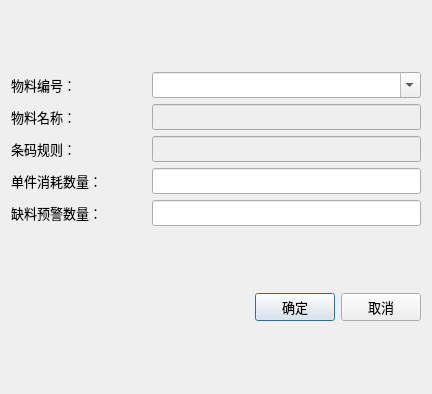
<?xml version="1.0" encoding="UTF-8"?>
<ui version="4.0">
 <class>DialogCraftMaterial</class>
 <widget class="QDialog" name="DialogCraftMaterial">
  <property name="geometry">
   <rect>
    <x>0</x>
    <y>0</y>
    <width>432</width>
    <height>394</height>
   </rect>
  </property>
  <property name="font">
   <font>
    <family>微软雅黑</family>
    <pointsize>10</pointsize>
   </font>
  </property>
  <property name="windowTitle">
   <string>请选择物料</string>
  </property>
  <layout class="QVBoxLayout" name="verticalLayout" stretch="4,1">
   <item>
    <layout class="QGridLayout" name="gridLayout" columnstretch="1,2">
     <item row="0" column="0">
      <widget class="QLabel" name="labelMaterialID">
       <property name="text">
        <string>物料编号：</string>
       </property>
      </widget>
     </item>
     <item row="3" column="0">
      <widget class="QLabel" name="labelSingleConsumeQuantity">
       <property name="text">
        <string>单件消耗数量：</string>
       </property>
      </widget>
     </item>
     <item row="0" column="1">
      <widget class="QComboBox" name="comboBoxMaterialID">
       <property name="editable">
        <bool>true</bool>
       </property>
      </widget>
     </item>
     <item row="1" column="0">
      <widget class="QLabel" name="labelMaterialName">
       <property name="text">
        <string>物料名称：</string>
       </property>
      </widget>
     </item>
     <item row="1" column="1">
      <widget class="QLineEdit" name="lineEditMaterialName">
       <property name="enabled">
        <bool>false</bool>
       </property>
      </widget>
     </item>
     <item row="2" column="0">
      <widget class="QLabel" name="labelBarcodeRule">
       <property name="text">
        <string>条码规则：</string>
       </property>
      </widget>
     </item>
     <item row="2" column="1">
      <widget class="QLineEdit" name="lineEditBarcodeRule">
       <property name="enabled">
        <bool>false</bool>
       </property>
      </widget>
     </item>
     <item row="3" column="1">
      <widget class="QLineEdit" name="lineEditSingleConsumeQuantity"/>
     </item>
     <item row="4" column="1">
      <widget class="QLineEdit" name="lineEditShortWarningQuantity"/>
     </item>
     <item row="4" column="0">
      <widget class="QLabel" name="labelShortWarningQuantity">
       <property name="text">
        <string>缺料预警数量：</string>
       </property>
      </widget>
     </item>
    </layout>
   </item>
   <item>
    <layout class="QHBoxLayout" name="horizontalLayout">
     <item>
      <spacer name="horizontalSpacer">
       <property name="orientation">
        <enum>Qt::Horizontal</enum>
       </property>
       <property name="sizeHint" stdset="0">
        <size>
         <width>40</width>
         <height>20</height>
        </size>
       </property>
      </spacer>
     </item>
     <item>
      <widget class="QPushButton" name="buttonAccept">
       <property name="text">
        <string>确定</string>
       </property>
      </widget>
     </item>
     <item>
      <widget class="QPushButton" name="buttonReject">
       <property name="text">
        <string>取消</string>
       </property>
      </widget>
     </item>
    </layout>
   </item>
  </layout>
 </widget>
 <resources/>
 <connections/>
</ui>
